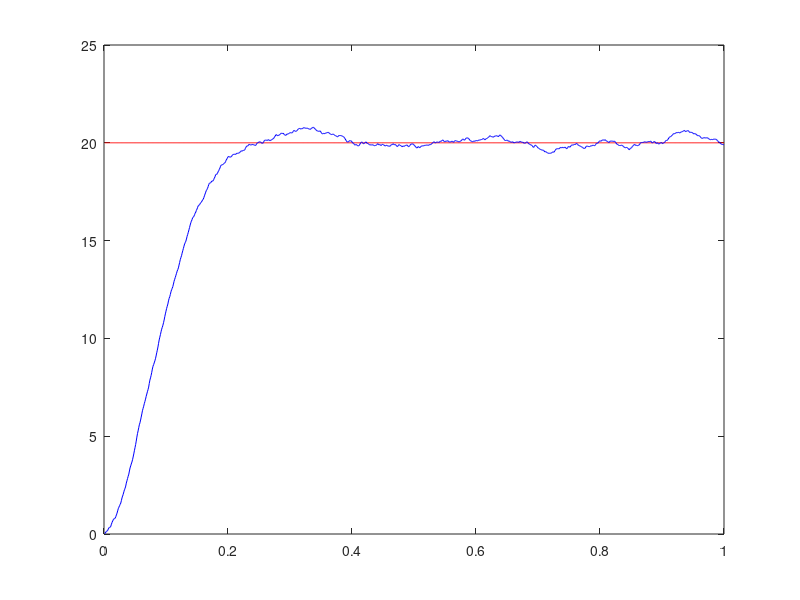
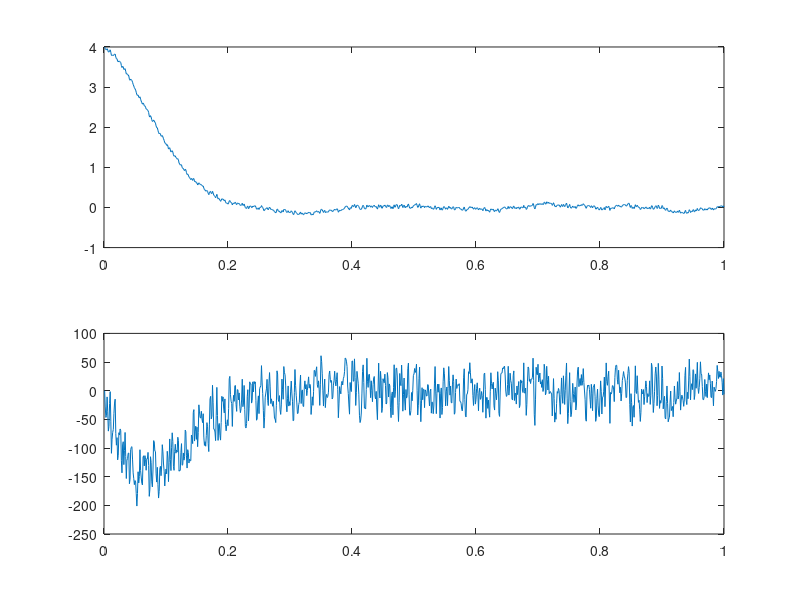

These charts were generated, in order, by the following MATLAB code:
%% Low pass filter with third order mode
clc; clear;close all;

ts = 0.001;
sys = tf(5.235e005, [1, 87.35, 1.047e004, 0]);
dsys = c2d(sys, ts, 'z');
[num, den] = tfdata(dsys, 'v');

u_1 = 0; u_2 = 0; u_3 = 0; u_4 = 0; u_5 = 0;
y_1 = 0; y_2 = 0; y_3 = 0;
yn_1 = 0;
error_1  =0; error_2 = 0;  ei = 0;

kp = 0.2; ki = 0.0; kd = 0.001;

Q = tf([1], [0.04, 1]);
Qz = c2d(Q, ts, 'tucsin');
[num1, den1] = tfdata(Qz, 'v');
f_1 = 0;


%%  Loop simulation

for k = 1:1:1000

    time(k) = k * ts;
    yd(k) = 20;  % Step signal
  
    % Linear model
    y(k) = -den(2) * y_1 - den(3) * y_2 - den(4) * y_3 + num(2) * u_1 + num(3) * u_2 + num(4) * u_3;

    n(k) = 5.0 * rand(1);
    yn(k) = y(k) + n(k);

    filted_y(k) = -den1(2) * f_1 + num1(1)*(yn(k) + yn_1);
    error(k) = yd(k) - filted_y(k);

    % I seperation
    if abs(error(k)) <=0.8
        ei = ei + error(k) * ts;
    else
        ei = 0;
    end

    % D calculation
    if (k ==1)
        ed = 0;
    else
        ed  = (error(k) - error_1) / ts;
    end
    ed_collect(k) = ed;
    u(k) = kp * error(k) + ki * ei + kd * ed;

    if (u(k) > 10)
        u(k) = 10;
    end
    if u(k) < -10
        u(k) = -10;
    end
    % Return of PID parameter
    yd_1 = yd(k);
    u_5 = u_4; u_4 = u_3; u_3 = u_2; u_2 =u_1; u_1 = u(k);
    y_3 = y_2; y_2 = y_1; y_1 = y(k);

    f_1 = filted_y(k);
    yn_1 = yn(k);

    error_2 = error_1;
    error_1 = error(k);

end


%% Plot
figure(1)
plot(time, yd, '-r');
hold on 
plot(time, filted_y, '-b' )

figure(2)
subplot(2,1,1)
plot(time, u)
subplot(2,1,2)
plot(time, ed_collect)
